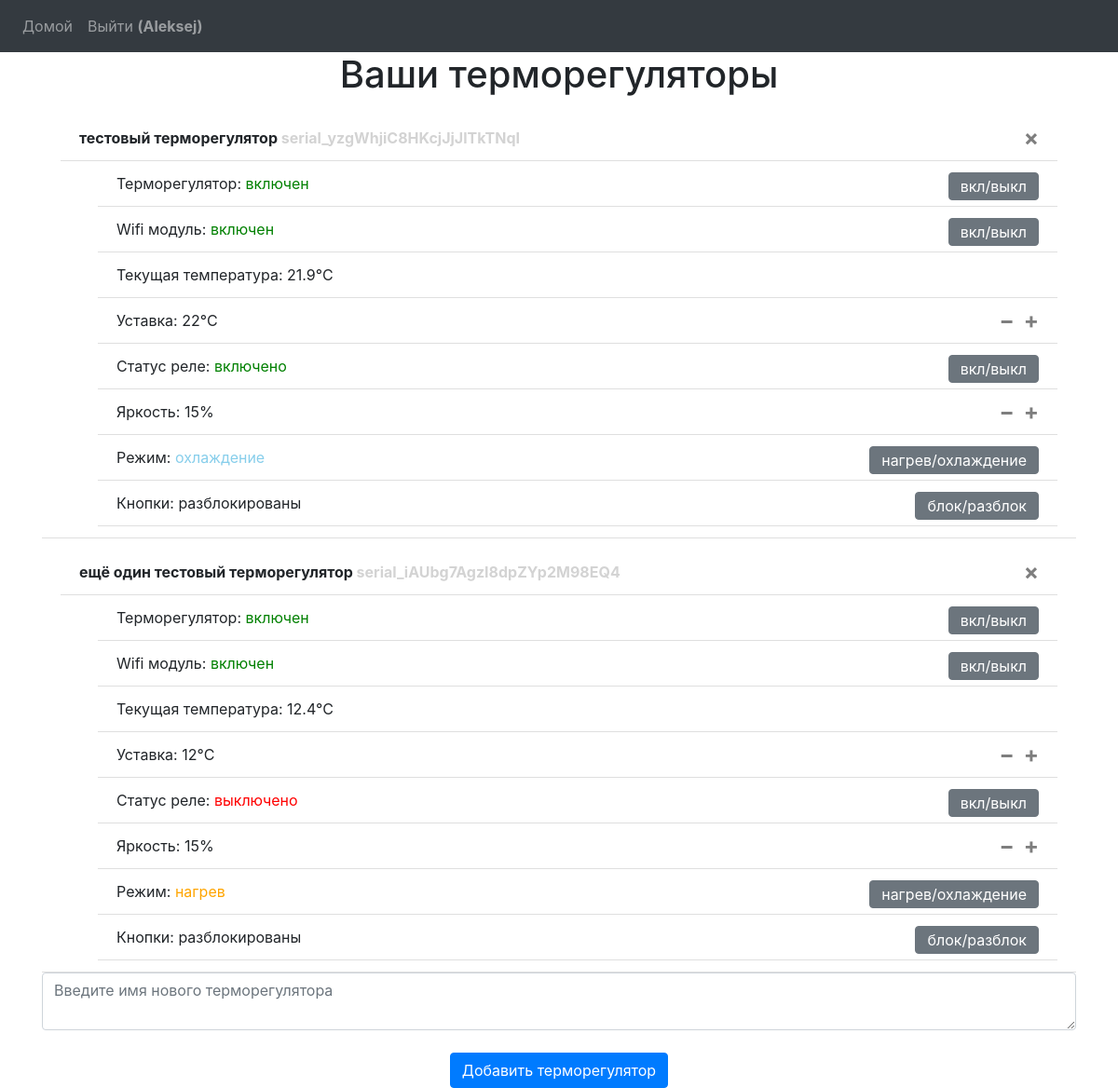
Screenshot of / (signed in) with the database file from the repository.
### website/models.py (models this page shows)
class User(db.Model, UserMixin):
    id = db.Column(db.Integer, primary_key=True)
    email = db.Column(db.String(150), unique=True)
    password = db.Column(db.String(150))
    first_name = db.Column(db.String(150))
    thermostats = db.relationship('Thermostat')
    logs = db.relationship('UserLog')

class Thermostat(db.Model):
    name = db.Column(db.String(150))
    serial_num = db.Column(db.String(30), primary_key=True, default=generate_serial(23))  # Случайный серийник
    turn_on = db.Column(db.Boolean, default=True)  #True - вкл, Flase - выкл
    wifi = db.Column(db.Boolean, default=True)  # rue - есть wifi подключение, False - подключения нет
    current_temp = db.Column(db.Float(precision=2),
                             default=0.0)  #Текущая температура в °C, точность до одного символа после запятой
    setpoint = db.Column(db.Integer, default=22)  #Уставка в °C, точность до целых символов
    brightness = db.Column(db.Integer, default=15)  #Яркость с точностью до целых, %
    mode = db.Column(db.Boolean, default=True)  #True - обогрев, False - охлаждение
    lock = db.Column(db.Boolean, default=False)  #True - кнопки заблокированы, False - разблокированы
    relay = db.Column(db.Boolean, default=True) #True - реле включено, Flase - реле выключено
    mock_mode = db.Column(db.Boolean, default=True) #True - режим имитации вкл., False - выкл.
    user_id = db.Column(db.Integer, db.ForeignKey('user.id'))

### website/views.py (the view, shortened to what this page needs)
@views.route('/', methods=['GET', 'POST'])
@login_required
def thermostats():
    return render_template("thermostats.html", user=current_user)

### website/__init__.py (called while the page is built)
def create_app():
    app = Flask(__name__)
    app.config['SECRET_KEY'] = 'hjshjhdjah kjshkjdhjs'
    app.config['SQLALCHEMY_DATABASE_URI'] = f'sqlite:///{DB_NAME}'
    db.init_app(app)
    from .views import views
    from .auth import auth
    app.register_blueprint(views, url_prefix='/')
    app.register_blueprint(auth, url_prefix='/')
    from .models import User, Thermostat
    create_database(app)
    login_manager = LoginManager()
    login_manager.login_view = 'auth.login'
    login_manager.init_app(app)
    @login_manager.user_loader
    def load_user(id):
        return User.query.get(int(id))
    return app

### website/templates/thermostats.html (shortened to what this page needs)
{% extends "base.html" %} {% block title %}Терморегуляторы{% endblock %} {% block content
%}
<h1 align="center">Ваши терморегуляторы</h1>
<ul class="list-group list-group-flush" id="thermostats">
  {% for thermostat in user.thermostats %}
  <li class="list-group-item">
    <ul class="list-group">
      <li class="list-group-item" style="font-weight:bold">
        {{ thermostat.name }} <span style="color:lightgrey;"> {{ thermostat.serial_num }} </span>
        <button type="button" class="close" onClick="deleteThermostat('{{ thermostat.serial_num}}')">
        <span aria-hidden="true">&times;</span>
        </button>
      </li>
      <ul>
        <li class="list-group-item">
          Терморегулятор: {% if thermostat.turn_on %} <span style="color:green;"> включен </span> {% else %} <span style="color:red;"> выключен </span> {% endif %}
          <button type="button" class="btn btn-secondary float-right" style="line-height: 1;" onClick="switchPower('{{ thermostat.serial_num}}')"> вкл/выкл </button>
        </li>
        <li class="list-group-item">
          Wifi модуль: {% if thermostat.wifi %} <span style="color:green;"> включен </span> {% else %} <span style="color:red;"> выключен </span> {% endif %}
          <button type="button" class="btn btn-secondary float-right" style="line-height: 1;" onClick="switchWifi('{{ thermostat.serial_num}}')"> вкл/выкл </button>
        </li>
        <li class="list-group-item"> Текущая температура: <span id="current_temp_{{ thermostat.serial_num}}">{{ thermostat.current_temp }}</span>°C </li>
        <li class="list-group-item">
          Уставка: {{ thermostat.setpoint }}°C
          <button type="button" class="close" style="padding-left:10px;" onClick="incrementSetpoint('{{ thermostat.serial_num }}')"> <span aria-hidden="true">&plus;</span> </button>
          <button type="button" class="close" onClick="decrementSetpoint('{{ thermostat.serial_num }}')"> <span aria-hidden="true">&minus;</span> </button>
        </li>
        <li class="list-group-item">
          Статус реле: <span id="relay_{{ thermostat.serial_num}}" {% if thermostat.relay %} style="color:green;"> включено {% else %} style="color:red;"> выключено  {% endif %} </span>
          <button type="button" class="btn btn-secondary float-right" style="line-height: 1;" onClick="switchRelay('{{ thermostat.serial_num}}')"> вкл/выкл </button>
        </li>
        <li class="list-group-item">
          Яркость: {{ thermostat.brightness }}%
          <button type="button" class="close" style="padding-left:10px;" onClick="incrementBrightness('{{ thermostat.serial_num}}')"> <span aria-hidden="true">&plus;</span> </button>
          <button type="button" class="close" onClick="decrementBrightness('{{ thermostat.serial_num}}')"> <span aria-hidden="true">&minus;</span> </button>
        </li>
        <li class="list-group-item">
          Режим: {% if thermostat.mode %} <span style="color:orange;"> нагрев </span> {% else %} <span style="color:skyblue;"> охлаждение </span> {% endif %}
          <button type="button" class="btn btn-secondary float-right" style="line-height: 1;" onClick="switchMode('{{ thermostat.serial_num}}')"> нагрев/охлаждение </button>
        </li>
        <li class="list-group-item">
          Кнопки: {% if thermostat.lock %}  заблокированы {% else %} разблокированы {% endif %}
          <button type="button" class="btn btn-secondary float-right" style="line-height: 1;" onClick="switchLock('{{ thermostat.serial_num}}')"> блок/разблок </button>
        </li>
      </ul>
    </ul>
  </li>
  {% endfor %}
</ul>
<form method="POST">
  <textarea name="thermostat_name" id="thermostat_name" class="form-control" placeholder="Введите имя нового терморегулятора"></textarea>
  <br />
  <div align="center">
    <button type="submit" class="btn btn-primary">Добавить терморегулятор</button>
  </div>
</form>
{% endblock %}

### website/templates/base.html (shortened to what this page needs)
<!DOCTYPE html>
<html>
  <head>
    <link
      rel="stylesheet"
      href="https://stackpath.bootstrapcdn.com/bootstrap/4.4.1/css/bootstrap.min.css"
    />
    <link
      rel="stylesheet"
      href="https://stackpath.bootstrapcdn.com/font-awesome/4.7.0/css/font-awesome.min.css"
    />
  </head>
  <body>
    <nav class="navbar navbar-expand-lg navbar-dark bg-dark">
      <div class="collapse navbar-collapse" id="navbar">
        <div class="navbar-nav">
          {% if user.is_authenticated %}
          <a class="nav-item nav-link" id="home" href="/">Домой</a>
          <a class="nav-item nav-link" id="logout" href="/logout">Выйти <span style="font-weight:bold">({{ user.first_name }})</span></a>
          {% else %}
          <a class="nav-item nav-link" id="login" href="/login">Авторизация</a>
          <a class="nav-item nav-link" id="signUp" href="/sign-up">Регистрация</a>
          {% endif %}
        </div>
      </div>
    </nav>
    <div class="container">{% block content %} {% endblock %}</div>
  </body>
</html>

### rows the page displays
User: first_name "Aleksej"
Thermostat: name "тестовый терморегулятор", serial_num "serial_yzgWhjiC8HKcjJjJlTkTNqI", turn_on "включен", wifi "включен", current_temp "21.9", setpoint "22", relay "включено", brightness "15", mode "охлаждение", lock "разблокированы"
Thermostat: name "ещё один тестовый терморегулятор", serial_num "serial_iAUbg7AgzI8dpZYp2M98EQ4", turn_on "включен", wifi "включен", current_temp "12.4", setpoint "12", relay "выключено", brightness "15", mode "нагрев", lock "разблокированы"
